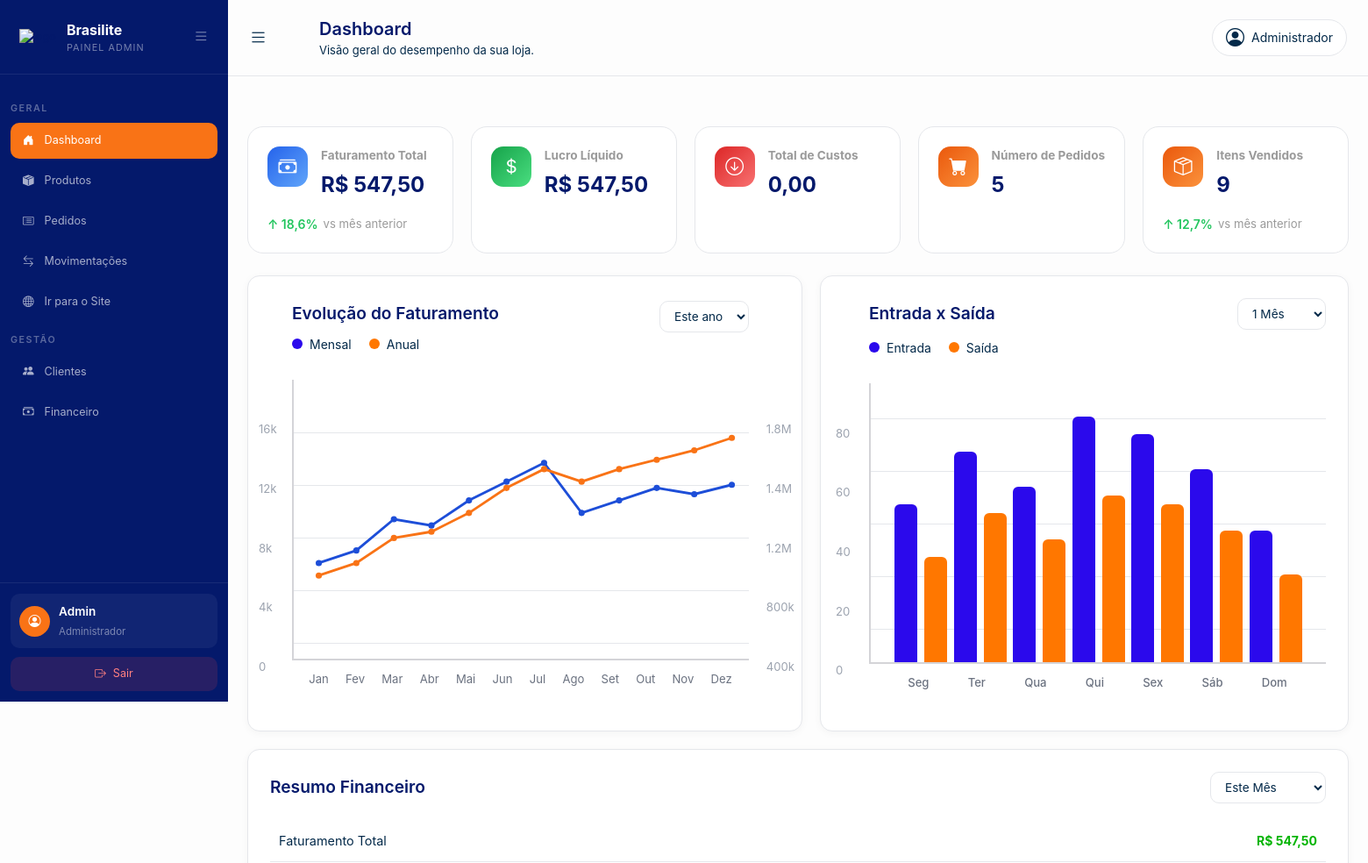
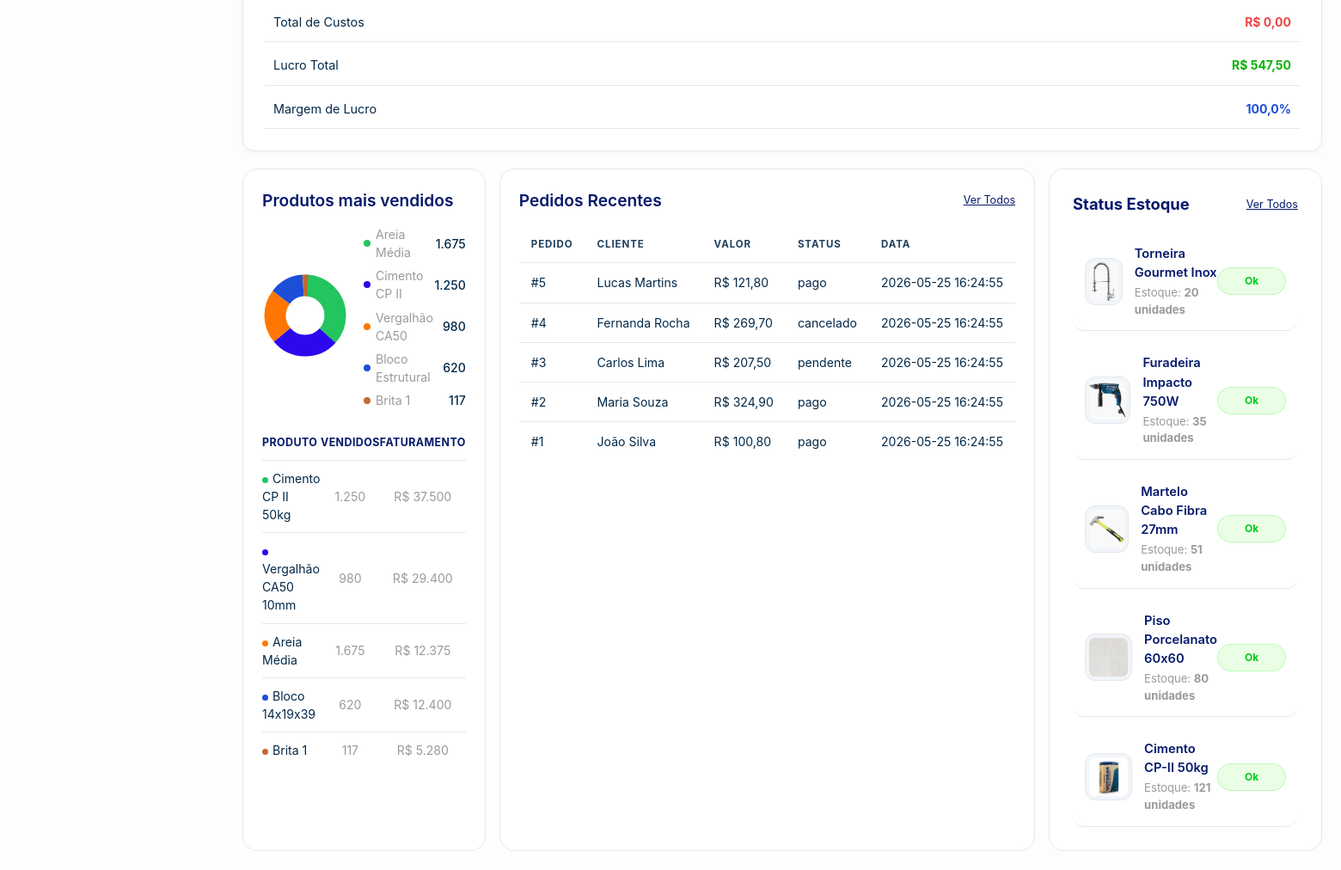
/Dashboard/dashboard.php, run on an earlier commit of the app's database (2 pictures, top to bottom).
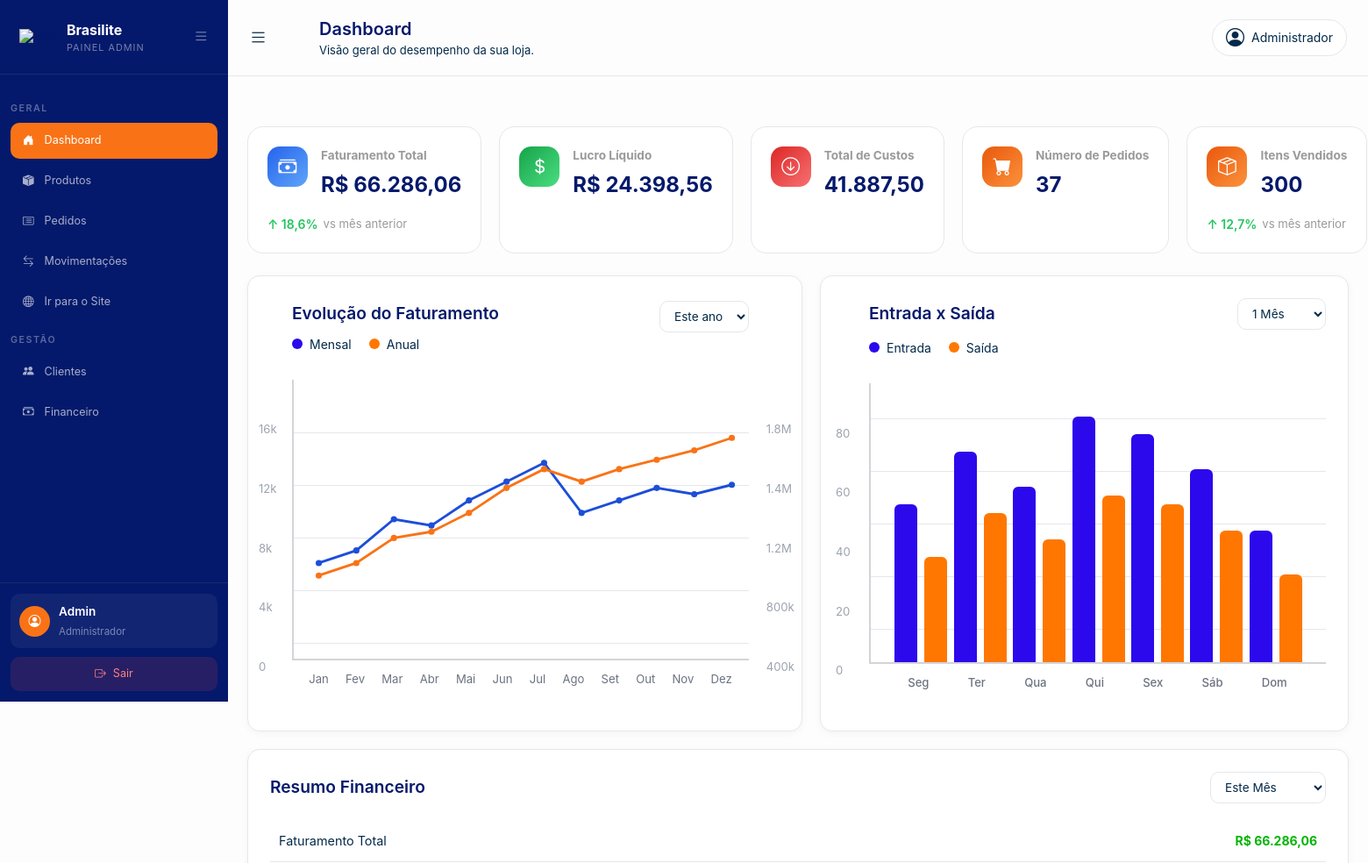
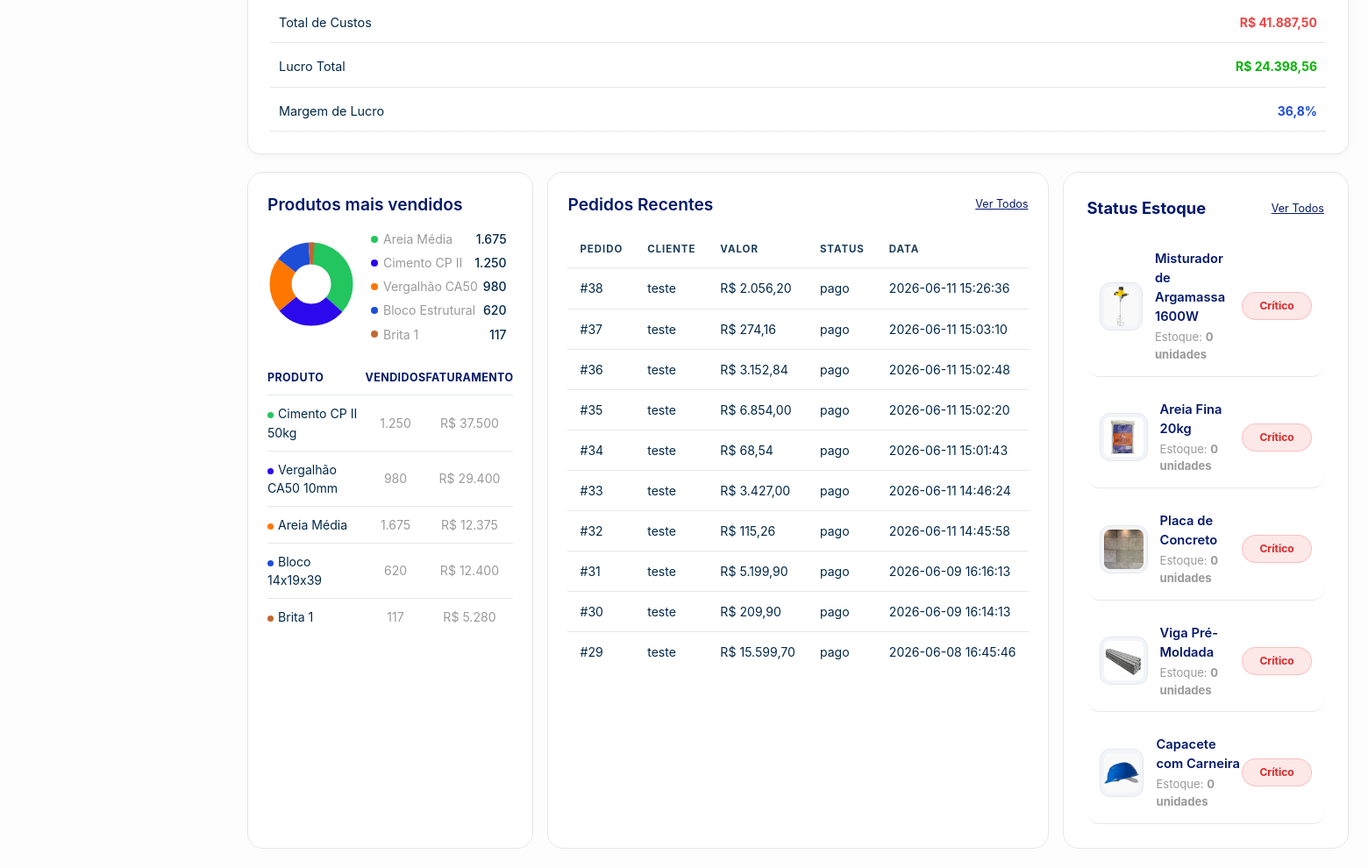
And on a later commit of the database (2 pictures, top to bottom).
### tables this page shows
CREATE TABLE `pedido` (
  `id_pedido` int(11) NOT NULL,
  `idPagamento` int(11) DEFAULT NULL,
  `idUsuario` int(11) NOT NULL,
  `status_pedido` enum('processando','enviado','entregue','cancelado') NOT NULL DEFAULT 'processando',
  `data_entrega` datetime NOT NULL DEFAULT current_timestamp(),
  `codigo_rastreio` varchar(50) DEFAULT NULL
);

CREATE TABLE `usuario` (
  `id_usuario` int(11) NOT NULL,
  `nome` varchar(150) NOT NULL,
  `email` varchar(100) NOT NULL,
  `senha` varchar(255) NOT NULL,
  `perfil_usuario` enum('cliente','admin') NOT NULL DEFAULT 'cliente',
  `cpf` varchar(14) NOT NULL,
  `telefone` varchar(20) DEFAULT NULL,
  `cep` varchar(9) DEFAULT NULL,
  `estado` char(2) DEFAULT NULL,
  `cidade` varchar(100) DEFAULT NULL,
  `bairro` varchar(100) DEFAULT NULL,
  `numero` varchar(20) DEFAULT NULL,
  `data_cadastro` date NOT NULL DEFAULT current_timestamp()
);

CREATE TABLE `pagamento` (
  `id_pagamento` int(11) NOT NULL,
  `idCarrinho` int(11) NOT NULL,
  `idUsuario` int(11) NOT NULL,
  `forma_pagamento` enum('pix','cartao','boleto') NOT NULL,
  `status_pagamento` enum('pendente','pago','cancelado') NOT NULL DEFAULT 'pendente',
  `valor_total` decimal(10,2) NOT NULL,
  `data_pagamento` datetime NOT NULL DEFAULT current_timestamp()
);

CREATE TABLE `estoque` (
  `id_estoque` int(11) NOT NULL,
  `idProduto` int(11) NOT NULL,
  `quantidade_atual` int(11) NOT NULL DEFAULT 0,
  `estoque_minimo` int(11) NOT NULL DEFAULT 1,
  `local_armazenamento` varchar(100) DEFAULT NULL,
  `status_estoque` enum('Normal','Crítico','Atenção') NOT NULL DEFAULT 'Normal'
);

CREATE TABLE `foto_produto` (
  `id_foto` int(11) NOT NULL,
  `idProduto` int(11) NOT NULL,
  `caminho_imagem` varchar(255) NOT NULL,
  `descricao_imagem` varchar(150) DEFAULT NULL
);

CREATE TABLE `produto` (
  `id_produto` int(11) NOT NULL,
  `idCategoria` int(11) NOT NULL,
  `sku` varchar(50) NOT NULL,
  `nome_produto` varchar(150) NOT NULL,
  `marca` varchar(50) DEFAULT NULL,
  `unidade_medida` varchar(10) NOT NULL DEFAULT 'UN',
  `preco_unitario` decimal(10,2) NOT NULL,
  `custo_produto` decimal(10,2) NOT NULL DEFAULT 0.00,
  `desconto` decimal(10,2) NOT NULL DEFAULT 0.00,
  `frete` decimal(10,2) NOT NULL DEFAULT 0.00,
  `status_produto` enum('ativo','inativo') NOT NULL DEFAULT 'ativo',
  `descricao_produto` varchar(500) DEFAULT NULL
);

### Dashboard/dashboard.php (the view, shortened to what the changed rows need)
<?php
require_once '../Crud/crud.php';
$stmt = $pdo->query("SELECT COUNT(*) as total FROM pedido");
$total_pedidos = $stmt->fetch(PDO::FETCH_ASSOC)['total'];
$stmt = $pdo->query("
    SELECT SUM(valor_total) AS total
    FROM pagamento
    WHERE status_pagamento = 'pago'
");
$faturamento = $stmt->fetch(PDO::FETCH_ASSOC)['total'] ?? 0;
$stmt = $pdo->query("
    SELECT SUM(quantidade) as total
    FROM item_pedido
");
$itens_vendidos = $stmt->fetch(PDO::FETCH_ASSOC)['total'] ?? 0;
$stmt = $pdo->query("
    SELECT SUM(m.quantidade * p.custo_produto) AS total
    FROM movimentacao m
    JOIN estoque e ON m.idEstoque = e.id_estoque
    JOIN produto p ON e.idProduto = p.id_produto
    WHERE m.tipo_movimentacao = 'saida'
      AND m.idPagamento IS NOT NULL
");
$custos = $stmt->fetch(PDO::FETCH_ASSOC)['total'] ?? 0;
$lucroLiquido = $faturamento - $custos;
$stmt = $pdo->query("
    SELECT
        produto.nome_produto,
        estoque.quantidade_atual,
        estoque.estoque_minimo,
        foto.caminho_imagem
    FROM estoque
    JOIN produto ON produto.id_produto = estoque.idProduto
    LEFT JOIN foto_produto foto ON foto.idProduto = produto.id_produto
    ORDER BY estoque.quantidade_atual ASC
    LIMIT 5
");
$estoques = $stmt->fetchAll(PDO::FETCH_ASSOC);
$stmt = $pdo->query("
    SELECT
        p.id_pedido,
        u.nome as cliente,
        pg.valor_total,
        pg.status_pagamento,
        pg.data_pagamento
    FROM pedido p
    JOIN usuario u ON p.idUsuario = u.id_usuario
    LEFT JOIN pagamento pg ON p.idPagamento = pg.id_pagamento
    ORDER BY p.id_pedido DESC
    LIMIT 10
");
$pedidos_recentes = $stmt->fetchAll(PDO::FETCH_ASSOC);
?>
<!DOCTYPE html>
<html lang="pt-br">
<head>
    <link rel="stylesheet" href="css/global.css">
    <link rel="stylesheet" href="css/sidebar.css">
    <link rel="stylesheet" href="css/dashboard.css">
    <link rel="stylesheet" href="https://cdn.jsdelivr.net/npm/bootstrap-icons@1.11.3/font/bootstrap-icons.min.css">
</head>
<body>
    <?php
    require_once '../partials/sidebar.php'
    ?>
    <div class="content">
        <header class="topbar">
            <div class="topbar-left">
                <div class="header-left">
                    <h1>Dashboard</h1>
                </div>
            </div>
        </header>
        <main class="main">
            <section class="cards-top">
                <div class="card">
                    <div class="card-top">
                        <div>
                            <h5>Faturamento Total</h5>
                            <h3>R$ <?= number_format($faturamento, 2, ',', '.') ?></h3>
                        </div>
                    </div>
                </div>
                <div class="card">
                    <div class="card-top">
                        <div>
                            <h5>Lucro Líquido</h5>
                            <h3>R$ <?= number_format($lucroLiquido, 2, ',', '.') ?></h3>
                        </div>
                    </div>
                </div>
                <div class="card">
                    <div class="card-top">
                        <div>
                            <h5>Total de Custos</h5>
                            <h3><?= number_format($custos, 2, ',', '.') ?></h3>
                        </div>
                    </div>
                </div>
                <div class="card">
                    <div class="card-top">
                        <div>
                            <h5>Número de Pedidos</h5>
                            <h3><?= $total_pedidos ?></h3>
                        </div>
                    </div>
                </div>
                <div class="card">
                    <div class="card-top">
                        <div>
                            <h5>Itens Vendidos</h5>
                            <h3><?= $itens_vendidos ?></h3>
                        </div>
                    </div>
                </div>
            </section>
            <div class="charts-row">
                <div class="r-finan">
                    <?php
                    $margin_lucro = ($lucroLiquido / $faturamento) * 100;
                    ?>
                    <div class="infos-resumo">
                        <div class="faturamento">
                            <p>Faturamento Total</p>
                            <span>R$ <?= number_format($faturamento, 2, ',', '.') ?></span>
                        </div>
                        <div class="custos">
                            <p>Total de Custos</p>
                            <span>R$ <?= number_format($custos, 2, ',', '.') ?></span>
                        </div>
                        <div class="lucro">
                            <p>Lucro Total</p>
                            <span>R$ <?= number_format($lucroLiquido, 2, ',', '.') ?></span>
                        </div>
                        <div class="margin">
                            <p>Margem de Lucro</p>
                            <span><?= number_format($margin_lucro, 1, ',', '.') ?>%</span>
                        </div>
                    </div>
                </div>
            </div>
            <div class="bottom-row">
                <div class="card">
                    <div class="donut-area">
                        <div class="donut-svg-wrap">
                        </div>
                    </div>
                    <table class="prod-table">
                        <thead>
                            <tr>
                                <th style="text-align:left;">Produto</th>
                                <th style="text-align:center;">Vendidos</th>
                                <th style="text-align:center;">Faturamento</th>
                            </tr>
                        </thead>
                    </table>
                </div>
                <div class="card">
                    <div class="tabela-wrapper">
                        <div class="tabela">
                            <table>
                                <thead>
                                    <tr>
                                        <th>Pedido</th>
                                        <th>Cliente</th>
                                        <th>Valor</th>
                                        <th>Status</th>
                                        <th>Data</th>
                                    </tr>
                                </thead>
                                <tbody>
                                    <?php
                                    foreach ($pedidos_recentes as $pedido) {
                                        $valor = number_format($pedido['valor_total'], 2, ',', '.');
                                        echo '
                                            <tr>
                                                <td>#' . $pedido['id_pedido'] . '</td>
                                                <td style="white-space: nowrap;">' . $pedido['cliente'] . '</td>
                                                <td style="white-space:nowrap;">R$ ' . $valor . '</td>
                                                <td>' . $pedido['status_pagamento'] . '</td>
                                                <td style="white-space:nowrap;">' . $pedido['data_pagamento'] . '</td>
                                            </tr>
                                        ';
                                    }
                                    ?>
                                </tbody>
                            </table>
                        </div>
                    </div>
                </div>
                <div class="card">
                    <div class="estoque">
                        <?php
                        foreach ($estoques as $item) {
                            $qtd = $item['quantidade_atual'];
                            $min = $item['estoque_minimo'];
                            if ($qtd <= $min) {
                                $status = "Crítico";
                                $classe = "critico";
                            } elseif ($qtd <= $min * 2) {
                                $status = "Atenção";
                                $classe = "atencao";
                            } else {
                                $status = "Ok";
                                $classe = "ok";
                            }
                            echo '
                            <div class="produtos-critico">
                            <div class="info-produto">
                                <img src="../' . $item['caminho_imagem'] . '" alt="produto">
                                <div class="detalhes-produtos">
                                    <h4>' . $item['nome_produto'] . '</h4>
                                    <p>Estoque: <span>' . $item['quantidade_atual'] . ' unidades</span></p>
                                </div>
                            </div>
                            <p class="condicao ' . $classe . '">' . $status . '</p>
                        </div>
                            ';
                        }
                        ?>
                    </div>
                </div>
            </div>
        </main>
    </div>
</body>
</html>

What changed in the data, as far as the page shows it:
no longer on this page (row edited): pedido: id_pedido "5", idUsuario.nome "Lucas Martins", idPagamento.valor_total "121,80", idPagamento.status_pagamento "pago", idPagamento.data_pagamento "2026-05-25 16:24:55"
no longer on this page (row edited): pedido: id_pedido "4", idUsuario.nome "Fernanda Rocha", idPagamento.valor_total "269,70", idPagamento.status_pagamento "cancelado", idPagamento.data_pagamento "2026-05-25 16:24:55"
no longer on this page (row edited): pedido: id_pedido "3", idUsuario.nome "Carlos Lima", idPagamento.valor_total "207,50", idPagamento.status_pagamento "pendente", idPagamento.data_pagamento "2026-05-25 16:24:55"
no longer on this page (row edited): pedido: id_pedido "2", idUsuario.nome "Maria Souza", idPagamento.valor_total "324,90", idPagamento.status_pagamento "pago", idPagamento.data_pagamento "2026-05-25 16:24:55"
no longer on this page (row edited): pedido: id_pedido "1", idUsuario.nome "João Silva", idPagamento.valor_total "100,80", idPagamento.status_pagamento "pago", idPagamento.data_pagamento "2026-05-25 16:24:55"
removed estoque: foto_produto.caminho_imagem (picture), idProduto.nome_produto "Torneira Gourmet Inox", quantidade_atual "20", status "Ok"
no longer on this page (row edited): estoque: foto_produto.caminho_imagem (picture), idProduto.nome_produto "Furadeira Impacto 750W", quantidade_atual "35", status "Ok"
no longer on this page (row edited): estoque: foto_produto.caminho_imagem (picture), idProduto.nome_produto "Martelo Cabo Fibra 27mm", quantidade_atual "51", status "Ok"
no longer on this page (row edited): estoque: foto_produto.caminho_imagem (picture), idProduto.nome_produto "Piso Porcelanato 60x60", quantidade_atual "80", status "Ok"
no longer on this page (row edited): estoque: foto_produto.caminho_imagem (picture), idProduto.nome_produto "Cimento CP-II 50kg", quantidade_atual "121", status "Ok"
added pedido: id_pedido "38", idUsuario.nome "teste", idPagamento.valor_total "2.056,20", idPagamento.status_pagamento "pago", idPagamento.data_pagamento "2026-06-11 15:26:36"
added pedido: id_pedido "37", idUsuario.nome "teste", idPagamento.valor_total "274,16", idPagamento.status_pagamento "pago", idPagamento.data_pagamento "2026-06-11 15:03:10"
added pedido: id_pedido "36", idUsuario.nome "teste", idPagamento.valor_total "3.152,84", idPagamento.status_pagamento "pago", idPagamento.data_pagamento "2026-06-11 15:02:48"
added pedido: id_pedido "35", idUsuario.nome "teste", idPagamento.valor_total "6.854,00", idPagamento.status_pagamento "pago", idPagamento.data_pagamento "2026-06-11 15:02:20"
added pedido: id_pedido "34", idUsuario.nome "teste", idPagamento.valor_total "68,54", idPagamento.status_pagamento "pago", idPagamento.data_pagamento "2026-06-11 15:01:43"
added pedido: id_pedido "33", idUsuario.nome "teste", idPagamento.valor_total "3.427,00", idPagamento.status_pagamento "pago", idPagamento.data_pagamento "2026-06-11 14:46:24"
added pedido: id_pedido "32", idUsuario.nome "teste", idPagamento.valor_total "115,26", idPagamento.status_pagamento "pago", idPagamento.data_pagamento "2026-06-11 14:45:58"
added pedido: id_pedido "31", idUsuario.nome "teste", idPagamento.valor_total "5.199,90", idPagamento.status_pagamento "pago", idPagamento.data_pagamento "2026-06-09 16:16:13"
added pedido: id_pedido "30", idUsuario.nome "teste", idPagamento.valor_total "209,90", idPagamento.status_pagamento "pago", idPagamento.data_pagamento "2026-06-09 16:14:13"
added pedido: id_pedido "29", idUsuario.nome "teste", idPagamento.valor_total "15.599,70", idPagamento.status_pagamento "pago", idPagamento.data_pagamento "2026-06-08 16:45:46"
added estoque: foto_produto.caminho_imagem (picture), idProduto.nome_produto "Misturador de Argamassa 1600W", quantidade_atual "0", status "Crítico"
added estoque: foto_produto.caminho_imagem (picture), idProduto.nome_produto "Areia Fina 20kg", quantidade_atual "0", status "Crítico"
added estoque: foto_produto.caminho_imagem (picture), idProduto.nome_produto "Placa de Concreto", quantidade_atual "0", status "Crítico"
added estoque: foto_produto.caminho_imagem (picture), idProduto.nome_produto "Viga Pré-Moldada", quantidade_atual "0", status "Crítico"
added estoque: foto_produto.caminho_imagem (picture), idProduto.nome_produto "Capacete com Carneira", quantidade_atual "0", status "Crítico"
Also different on the page:
$faturamento: "547,50" → "66.286,06"
$lucroLiquido: "547,50" → "24.398,56"
$custos: "0,00" → "41.887,50"
$total_pedidos: "5" → "37"
$itens_vendidos: "9" → "300"
$margin_lucro: "100,0" → "36,8"
